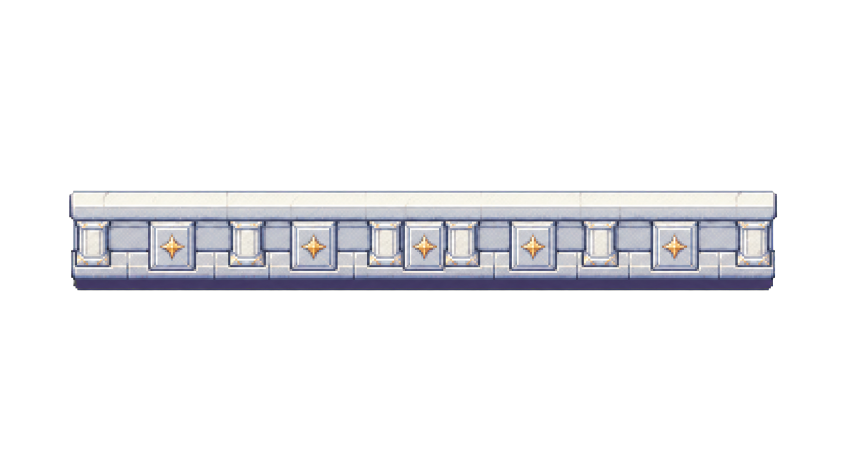
#> input picture assets/managed/source/summit-temple/v002/summit-cliff-edge-alpha.png, 1693 x 929 px, given in place of summit-mountain-trail-master.png, which was not available (shown at 1/2 size)
$ python build-summit-temple-assets.py
#> lines starting #> are read from the running program, lines starting #| are printed output that depends on the picture; pictures that were not available may be replaced by others from this repository, and a replacement may not be noted
"""Build the authored Summit Temple terrain, stage, statues, and battle background."""

from pathlib import Path

from PIL import Image, ImageEnhance, ImageOps


ROOT = Path(__file__).resolve().parents[2]
SOURCE = ROOT / "assets" / "managed" / "source" / "summit-temple" / "v001"
SKY_SOURCE = ROOT / "assets" / "managed" / "source" / "summit-temple" / "v002"
TERRAIN = ROOT / "assets" / "map" / "terrain"
OVERLAYS = ROOT / "assets" / "map" / "overlays"
GENERATED = ROOT / "assets" / "generated"


# [6 lines left out: function quantize_rgba, not called in this run]


def build_tile(
    source_name: str,
    output_name: str,
    anchor: str,
    colors: int = 36,
    brightness: float = 1.0,
    source_dir: Path = SOURCE,
) -> None:
#> called with source_name = 'summit-mountain-trail-master.png', anchor = 'top-left', colors = 44, brightness = 1
    source = Image.open(source_dir / source_name).convert("RGB")
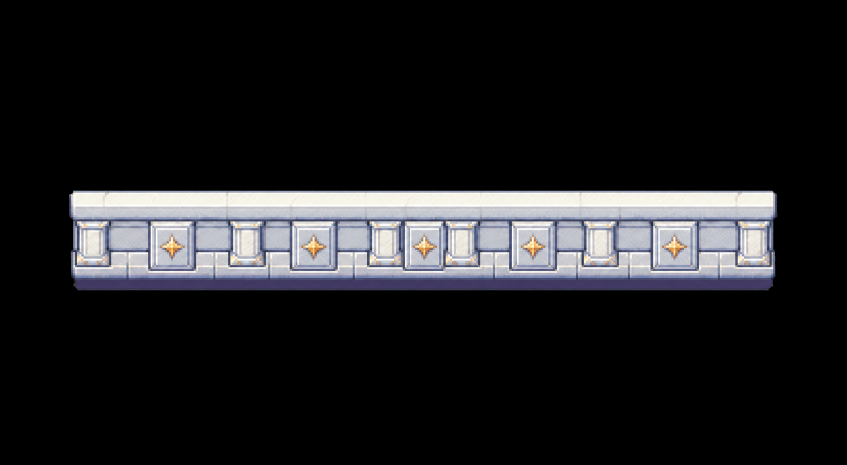
#> source: PIL image 1693x929 RGB (shown at 1/2 size); mean R, G, B 30.9, 30.9, 32.9
    side = min(source.size) * 13 // 32
#> side = 377
    if anchor == "center":
        left = (source.width - side) // 2
        top = (source.height - side) // 2
    elif anchor == "top-left":
        left = 0
        top = 0
    else:
        raise ValueError(f"Unknown crop anchor: {anchor}")
    tile = source.crop((left, top, left + side, top + side)).resize((32, 32), Image.Resampling.BOX)
#> tile: PIL image 32x32 RGB; every value is 0
    if brightness != 1.0:
        tile = ImageEnhance.Brightness(tile).enhance(brightness)
    tile = tile.quantize(colors=colors, method=Image.Quantize.MEDIANCUT, dither=Image.Dither.NONE).convert("RGBA")
#> tile: PIL image 32x32 RGBA
    output = TERRAIN / output_name
    tile.save(output, optimize=True)
    print(output.relative_to(ROOT).as_posix())


# [10 lines left out: function build_wall_face, not called in this run]


def build_sky_base() -> None:
    """Build a quiet seamless base; cloud detail is authored as a separate overlay."""
    source = Image.open(SKY_SOURCE / "summit-sky-master.png").convert("RGB")
    left = source.width * 3 // 8
    top = source.height * 3 // 8
    right = source.width * 5 // 8
    bottom = source.height * 5 // 8
    sample = source.crop((left, top, right, bottom)).resize((1, 1), Image.Resampling.BOX)
    color = sample.getpixel((0, 0))
    tile = Image.new("RGB", (32, 32), color)
    output = TERRAIN / "tile_summit_temple_sky_v001_a.png"
    tile.save(output, optimize=True)
    print(output.relative_to(ROOT).as_posix())


# [177 lines left out: functions repair_cloud_bank_seam, build_cloud_asset, build_cloud_overlays, build_cliff_edges, build_exact_overlay, build_statue and 2 more, not called in this run]


def main() -> None:
    build_tile("summit-mountain-trail-master.png", "tile_summit_temple_mountain_trail_v001_a.png", "top-left", 44)
    build_tile("summit-mountain-trail-master.png", "tile_summit_temple_mountain_trail_v001_b.png", "center", 44, brightness=0.96)
#> call 2 of build_tile, with source_name = 'summit-mountain-trail-master.png', anchor = 'center', colors = 44, brightness = 0.96
#> in build_tile (call 2), `tile = source.crop((left, top, left + side, top + side)).resize((32, 3..`:
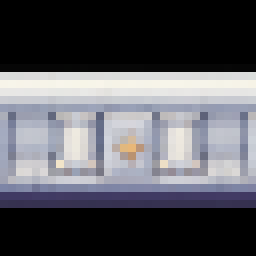
#> tile: PIL image 32x32 RGB (shown 8 times larger); mean R, G, B 91.2, 91.4, 97.4
    build_tile("summit-floor-master.png", "tile_summit_temple_floor_v001_a.png", "top-left", 40)
#> call 3 of build_tile, with source_name = 'summit-floor-master.png', output_name = 'tile_summit_temple_floor_v001_a.png', anchor = 'top-left', colors = 40, brightness = 1
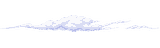
#> input picture assets/map/overlays/overlay_summit_temple_cloud_wispy_v001.png, 160 x 48 px, given in place of summit-floor-master.png, which was not available
#> in build_tile (call 3), `source = Image.open(source_dir / source_name).convert("RGB")`:
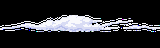
#> source: PIL image 160x48 RGB; mean R, G, B 40.9, 41.4, 44.6
    build_tile("summit-floor-master.png", "tile_summit_temple_floor_v001_b.png", "center", 40)
#> call 4 of build_tile, with source_name = 'summit-floor-master.png', output_name = 'tile_summit_temple_floor_v001_b.png', anchor = 'center', colors = 40, brightness = 1
#> in build_tile (call 4), `tile = source.crop((left, top, left + side, top + side)).resize((32, 3..`:
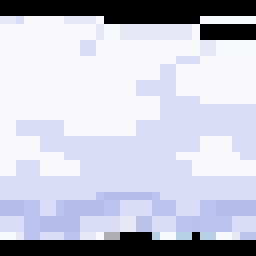
#> tile: PIL image 32x32 RGB (shown 8 times larger); mean R, G, B 193.1, 194.9, 208.4
    build_tile("summit-wall-master.png", "tile_summit_temple_wall_v001.png", "center", 38, brightness=0.84)
#> in build_tile (call 5), `tile = ImageEnhance.Brightness(tile).enhance(brightness)`:
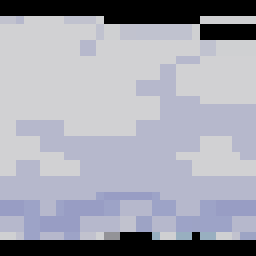
#> tile: PIL image 32x32 RGB (shown 8 times larger); mean R, G, B 162, 163.3, 174.4
    build_sky_base()
    build_cloud_overlays()
    build_cliff_edges()
    build_wall_face()
    stage = build_exact_overlay("summit-stage-alpha.png", "overlay_summit_temple_stage_v001.png", (160, 96), 56)
    split_stage(stage)
    build_statue("summit-angel-alpha.png", "overlay_summit_temple_statue_angel_v001.png")
    build_statue("summit-divine-dragon-alpha.png", "overlay_summit_temple_statue_divine_dragon_v001.png")
    build_battle_background()


if __name__ == "__main__":
#> (the run stopped early here; a loop or call above may not have finished)
